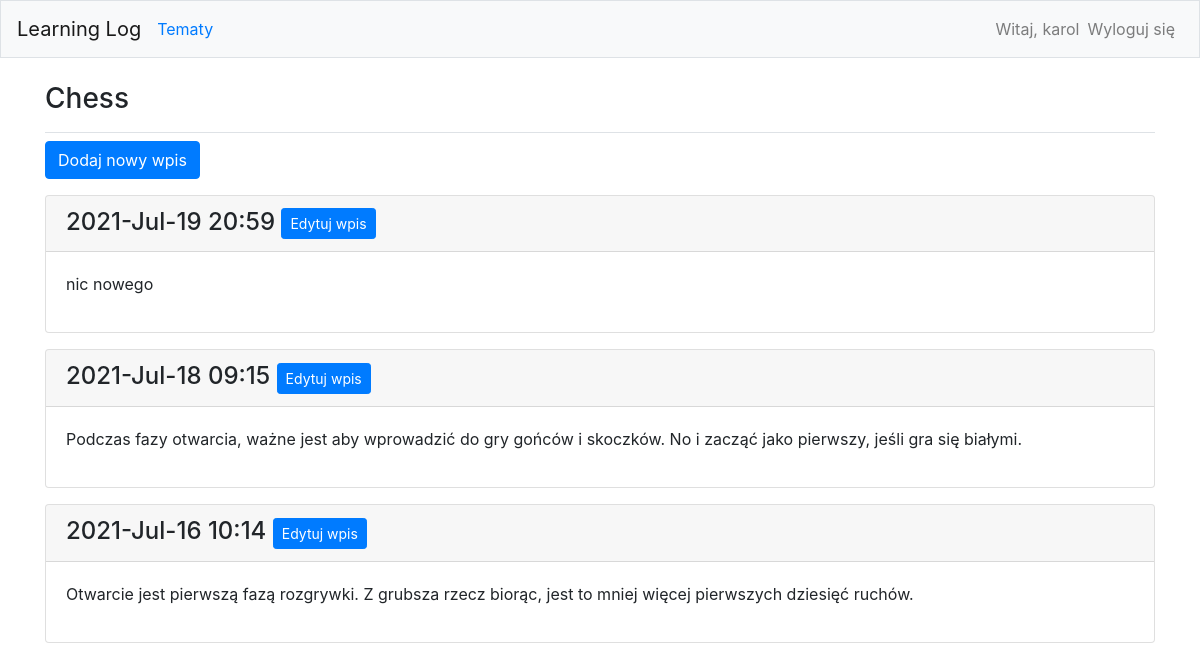
/topics/1/ (signed in), run on the app's committed database.
### learning_logs/models.py (models this page shows, shortened)
class Topic(models.Model):
	text = models.CharField(max_length=200)
	date_added = models.DateTimeField(auto_now=True)
	owner = models.ForeignKey(User, on_delete=models.CASCADE)
	def __str__(self):
		return self.text

class Entry(models.Model):
	topic = models.ForeignKey(Topic, on_delete=models.CASCADE)
	text = models.TextField()
	date_added = models.DateTimeField(auto_now=True)
	class Meta:
		verbose_name_plural = 'entries'

### learning_logs/views.py (the view)
# urls.py: path('topics/<int:id_tematu>/',views.topic, name='temat'),
@login_required
def topic(request,**kwargs):
	topic = Topic.objects.get(id=kwargs['id_tematu'])
	if topic.owner != request.user:
		raise Http404
	entries = topic.entry_set.order_by('-date_added')
	context ={'temat': topic, 'wpisy':entries}
	return render(request,'learning_logs/topic.html',context)

### learning_logs/templates/learning_logs/topic.html
{% extends 'learning_logs/base.html' %}
{% block page_header %}
	<h3>{{ temat }}</h3>
{% endblock page_header %}
{% block content %}
	<p>
		<a class="btn btn-md btn-primary" href="{% url 'learning_logs_app:nowy_wpis' temat.id %} ">Dodaj nowy wpis</a>
	</p>
	{% for wpis in wpisy %}
		<div class="card mb-3">
			<h4 class="card-header">{{ wpis.date_added|date:'Y-M-d H:i' }}
				<small><a class="btn btn-sm btn-primary" href="{% url 'learning_logs_app:edycja_wpisu' wpis.id %}">Edytuj wpis</a></small>
			</h4>
			<div class="card-body">
				{{ wpis.text | linebreaks }}
			</div>
		</div>
	{% empty %}
		<p>Brak wpisów w tym temacie</p>
	{% endfor %}
{% endblock content %}

### learning_logs/templates/learning_logs/base.html (shortened to what this page needs)
{% load bootstrap4 %}
<!doctype html>
<html>
<head>
	{% bootstrap_css %}
</head>
<body>
	<nav class="navbar navbar-expand-md navbar-light bg-light mb-4 border">
		<a class="navbar-brand" href="{% url 'learning_logs_app:index' %}">Learning Log</a>
		<div class="collapse navbar-collapse" id="navbarCollapse">
			<ul class="navbar-nav mr-auto">
				<li class="nav-item"><a href="{% url 'learning_logs_app:tematy' %}">Tematy</a></li>
			</ul>
			<ul class="navbar-nav ml-auto">
				{% if user.is_authenticated %}
				<li class="nav-item">
					<span class="navbar-text">Witaj, {{ user.username }}</span>
				</li>
				<li class="nav-item">
					<a class="nav-link" href="{% url 'użytkownik:logout' %}">Wyloguj się</a>
				</li>
				{% endif %}
			</ul>
		</div>
	</nav>
	<main role="main" class="container">
		<div class="pb-2 mb-2 border-bottom">
			{% block page_header %}{% endblock page_header %}
		</div>
		<div>
			{% block content %}{% endblock content %}
		</div>
	</main>
</body>
</html>

### data on the page
Topic: text "Chess"
Entry: date_added "2021-Jul-19 20:59", text "nic nowego"
Entry: date_added "2021-Jul-18 09:15", text "Podczas fazy otwarcia, ważne jest aby wprowadzić do gry gońców i skoczków. No i zacząć jako pierwszy, jeśli gra się białymi."
Entry: date_added "2021-Jul-16 10:14", text "Otwarcie jest pierwszą fazą rozgrywki. Z grubsza rzecz biorąc, jest to mniej więcej pierwszych dziesięć ruchów."

### other printed values
{{ user.username }} "karol"
